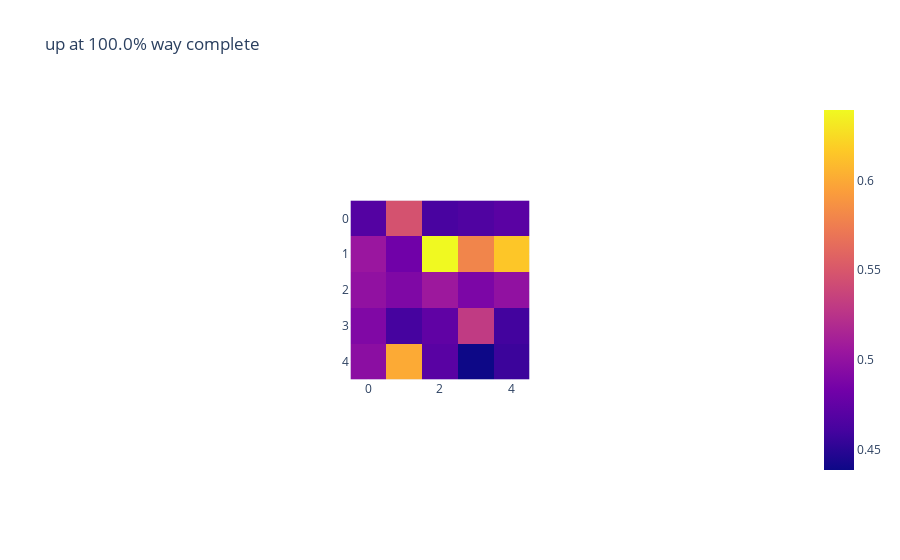
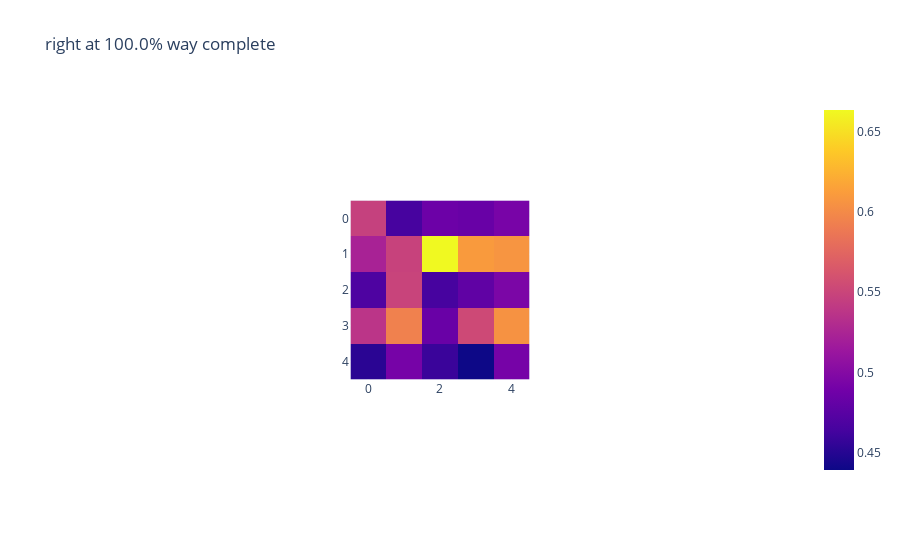
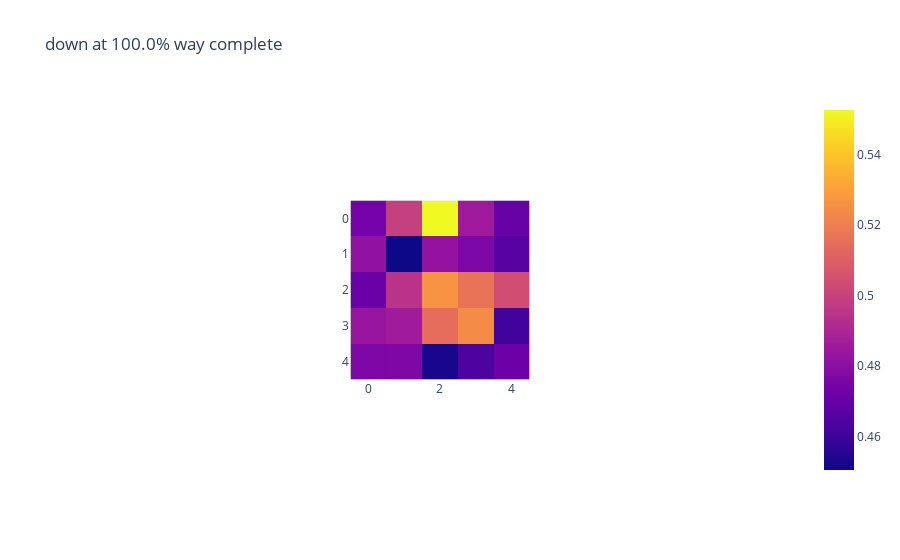
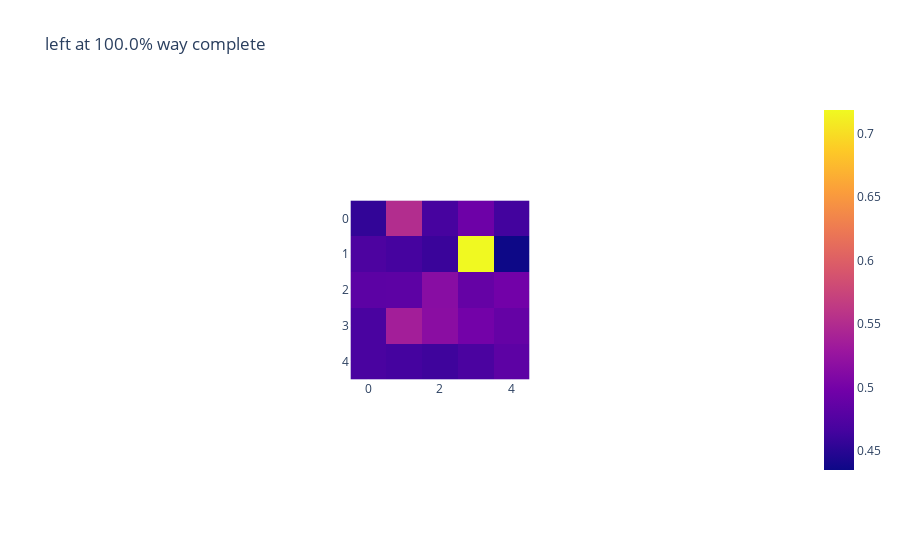

These figures' notebook cell, in order:
### Code cell
dir_path = "our_method/models"
aux_id = 1

# model_percentage = "0.0"
# model_percentage = "0.325"
# model_percentage = "0.65"
model_percentage = "1"

if env_type == "GW":
    print("Gridworld")    
    env = Gridworld_687()
    
    config = WeakConfig()
    config.env = env
    
    
    basis = OneHot_Basis()
    basis.init(config)
    config.basis = basis
    
    width = env.width
    
    path = f"{dir_path}/{aux_id}"
    r_path = f"{path}/Reward_Model_{model_percentage}"
    g_path = f"{path}/Gamma_Model_{model_percentage}"
    
    r_func = RewardFunc()
    r_func.init(config)
    g_func = GammaFunc()
    g_func.init(config)
    
    r_func.load_state_dict(torch.load(r_path))
    g_func.load_state_dict(torch.load(g_path))
    
#     offsets = env.action_state_offset
#     scale = 1/4
#     for key in offsets.keys():
#         offsets[key] = offsets[key].astype(float) * scale

    for a_idx in range(env.action_space.n):
        X = []
        Y = []
        R = []
        G = []
        
        for y in range(width):
            for x in range(width):
                pos = torch.tensor([[x,y]])
                onehot = basis(pos)

                a = torch.zeros(1,env.action_space.n)
                a[0,a_idx] = 1

                r = r_func(pos, onehot, action = a)
                g = g_func(onehot, action = a)
    #                 print(g)

#                 cur_offsets = offsets[a_idx]

                X.append(x)
                Y.append(y)
                R.append(r[0].detach().numpy())
                G.append(g[0].detach().numpy())
        
        
#         fig = go.Figure(data=[go.Mesh3d(x=X, y=Y, z=R, opacity=1.0, intensity=R, colorscale='Viridis')])
        actions = ["up", "right", "down", "left"]
        fig_title = f"{actions[a_idx]} at {float(model_percentage) * 100}% way complete"
        fig = px.imshow(np.array(G).reshape(5,5), title=fig_title)
#         fig.update_yaxes(autorange="reversed")
        fig.show()
        fig.write_image(f"{path}/gamma_outputs/{fig_title}.png")

### Figure 1 — Plotly figure (JSON) as saved in the notebook; plotly's stock layout.template omitted (floating-point values rounded to 4 significant figures)
{"data": [{"coloraxis": "coloraxis", "hovertemplate": "x: %{x}<br>y: %{y}<br>color: %{z}<extra></extra>", "name": "0", "type": "heatmap", "xaxis": "x", "yaxis": "y", "z": [[0.468, 0.5466, 0.4623, 0.4657, 0.471], [0.5043, 0.482, 0.6393, 0.5794, 0.6148], [0.4996, 0.4901, 0.5063, 0.4886, 0.4996], [0.4906, 0.461, 0.4738, 0.5305, 0.4595], [0.4964, 0.6005, 0.4705, 0.4385, 0.4568]]}], "layout": {"autosize": true, "coloraxis": {"colorscale": [[0, "#0d0887"], [0.1111, "#46039f"], [0.2222, "#7201a8"], [0.3333, "#9c179e"], [0.4444, "#bd3786"], [0.5556, "#d8576b"], [0.6667, "#ed7953"], [0.7778, "#fb9f3a"], [0.8889, "#fdca26"], [1, "#f0f921"]]}, "title": {"text": "up at 100.0% way complete"}, "xaxis": {"anchor": "y", "autorange": true, "constrain": "domain", "domain": [0.3757, 0.6243], "range": [-0.5, 4.5], "scaleanchor": "y"}, "yaxis": {"anchor": "x", "autorange": true, "constrain": "domain", "domain": [0, 1], "range": [4.5, -0.5]}}}

### Figure 2 — Plotly figure (JSON) as saved in the notebook; plotly's stock layout.template omitted (floating-point values rounded to 4 significant figures)
{"data": [{"coloraxis": "coloraxis", "hovertemplate": "x: %{x}<br>y: %{y}<br>color: %{z}<extra></extra>", "name": "0", "type": "heatmap", "xaxis": "x", "yaxis": "y", "z": [[0.5464, 0.4644, 0.4858, 0.4832, 0.4926], [0.5229, 0.5477, 0.6635, 0.6102, 0.6071], [0.4684, 0.5488, 0.4647, 0.4788, 0.4942], [0.5373, 0.5941, 0.4839, 0.5533, 0.6054], [0.4518, 0.4917, 0.4587, 0.4392, 0.4915]]}], "layout": {"autosize": true, "coloraxis": {"colorscale": [[0, "#0d0887"], [0.1111, "#46039f"], [0.2222, "#7201a8"], [0.3333, "#9c179e"], [0.4444, "#bd3786"], [0.5556, "#d8576b"], [0.6667, "#ed7953"], [0.7778, "#fb9f3a"], [0.8889, "#fdca26"], [1, "#f0f921"]]}, "title": {"text": "right at 100.0% way complete"}, "xaxis": {"anchor": "y", "autorange": true, "constrain": "domain", "domain": [0.3757, 0.6243], "range": [-0.5, 4.5], "scaleanchor": "y"}, "yaxis": {"anchor": "x", "autorange": true, "constrain": "domain", "domain": [0, 1], "range": [4.5, -0.5]}}}

### Figure 3 — Plotly figure (JSON) as saved in the notebook; plotly's stock layout.template omitted (floating-point values rounded to 4 significant figures)
{"data": [{"coloraxis": "coloraxis", "hovertemplate": "x: %{x}<br>y: %{y}<br>color: %{z}<extra></extra>", "name": "0", "type": "heatmap", "xaxis": "x", "yaxis": "y", "z": [[0.4737, 0.499, 0.5526, 0.4854, 0.4704], [0.4815, 0.4506, 0.4823, 0.476, 0.4667], [0.4712, 0.4946, 0.5265, 0.5166, 0.5042], [0.4833, 0.486, 0.5148, 0.524, 0.4611], [0.4764, 0.4765, 0.4529, 0.4636, 0.472]]}], "layout": {"autosize": true, "coloraxis": {"colorscale": [[0, "#0d0887"], [0.1111, "#46039f"], [0.2222, "#7201a8"], [0.3333, "#9c179e"], [0.4444, "#bd3786"], [0.5556, "#d8576b"], [0.6667, "#ed7953"], [0.7778, "#fb9f3a"], [0.8889, "#fdca26"], [1, "#f0f921"]]}, "title": {"text": "down at 100.0% way complete"}, "xaxis": {"anchor": "y", "autorange": true, "constrain": "domain", "domain": [0.3757, 0.6243], "range": [-0.5, 4.5], "scaleanchor": "y"}, "yaxis": {"anchor": "x", "autorange": true, "constrain": "domain", "domain": [0, 1], "range": [4.5, -0.5]}}}

### Figure 4 — Plotly figure (JSON) as saved in the notebook; plotly's stock layout.template omitted (floating-point values rounded to 4 significant figures)
{"data": [{"coloraxis": "coloraxis", "hovertemplate": "x: %{x}<br>y: %{y}<br>color: %{z}<extra></extra>", "name": "0", "type": "heatmap", "xaxis": "x", "yaxis": "y", "z": [[0.4555, 0.5508, 0.4676, 0.4943, 0.4649], [0.4718, 0.4664, 0.4597, 0.7186, 0.435], [0.4825, 0.4832, 0.5147, 0.4886, 0.4978], [0.4696, 0.536, 0.5158, 0.499, 0.4888], [0.4692, 0.466, 0.4628, 0.4702, 0.4832]]}], "layout": {"autosize": true, "coloraxis": {"colorscale": [[0, "#0d0887"], [0.1111, "#46039f"], [0.2222, "#7201a8"], [0.3333, "#9c179e"], [0.4444, "#bd3786"], [0.5556, "#d8576b"], [0.6667, "#ed7953"], [0.7778, "#fb9f3a"], [0.8889, "#fdca26"], [1, "#f0f921"]]}, "title": {"text": "left at 100.0% way complete"}, "xaxis": {"anchor": "y", "autorange": true, "constrain": "domain", "domain": [0.3757, 0.6243], "range": [-0.5, 4.5], "scaleanchor": "y"}, "yaxis": {"anchor": "x", "autorange": true, "constrain": "domain", "domain": [0, 1], "range": [4.5, -0.5]}}}
